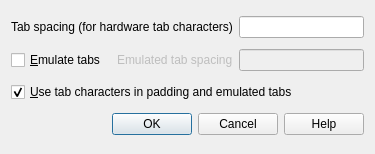
<?xml version="1.0" encoding="UTF-8"?>
<ui version="4.0">
 <class>DialogTabs</class>
 <widget class="QDialog" name="DialogTabs">
  <property name="geometry">
   <rect>
    <x>0</x>
    <y>0</y>
    <width>375</width>
    <height>154</height>
   </rect>
  </property>
  <property name="windowTitle">
   <string>Tabs</string>
  </property>
  <layout class="QGridLayout" name="gridLayout">
   <item row="0" column="0" colspan="2">
    <widget class="QLabel" name="label">
     <property name="text">
      <string>Tab spacing (for hardware tab characters)</string>
     </property>
    </widget>
   </item>
   <item row="0" column="2">
    <widget class="QLineEdit" name="editTabSpacing"/>
   </item>
   <item row="1" column="0">
    <widget class="QCheckBox" name="checkEmulateTabs">
     <property name="text">
      <string>&amp;Emulate tabs</string>
     </property>
    </widget>
   </item>
   <item row="1" column="1">
    <widget class="QLabel" name="labelEmulatedTabSpacing">
     <property name="enabled">
      <bool>false</bool>
     </property>
     <property name="text">
      <string>Emulated tab spacing</string>
     </property>
    </widget>
   </item>
   <item row="1" column="2">
    <widget class="QLineEdit" name="editEmulatedTabSpacing">
     <property name="enabled">
      <bool>false</bool>
     </property>
    </widget>
   </item>
   <item row="2" column="0" colspan="3">
    <widget class="QCheckBox" name="checkUseTabsInPadding">
     <property name="text">
      <string>&amp;Use tab characters in padding and emulated tabs</string>
     </property>
     <property name="checked">
      <bool>true</bool>
     </property>
    </widget>
   </item>
   <item row="3" column="0" colspan="3">
    <widget class="QDialogButtonBox" name="buttonBox">
     <property name="orientation">
      <enum>Qt::Horizontal</enum>
     </property>
     <property name="standardButtons">
      <set>QDialogButtonBox::Cancel|QDialogButtonBox::Help|QDialogButtonBox::Ok</set>
     </property>
     <property name="centerButtons">
      <bool>false</bool>
     </property>
    </widget>
   </item>
  </layout>
 </widget>
 <resources/>
 <connections>
  <connection>
   <sender>buttonBox</sender>
   <signal>rejected()</signal>
   <receiver>DialogTabs</receiver>
   <slot>reject()</slot>
   <hints>
    <hint type="sourcelabel">
     <x>296</x>
     <y>147</y>
    </hint>
    <hint type="destinationlabel">
     <x>286</x>
     <y>113</y>
    </hint>
   </hints>
  </connection>
 </connections>
</ui>
